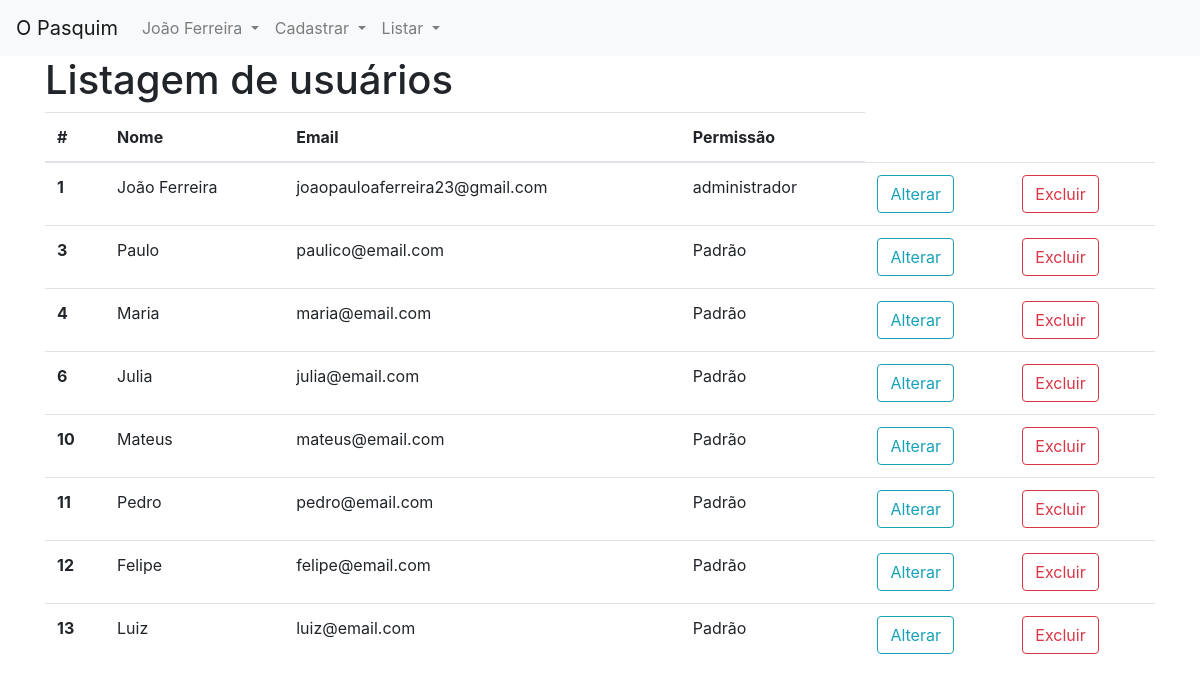
Screenshot of /admin/view/usuario/list.php (signed in) with the database file from the repository.
### tables this page shows
CREATE TABLE `usuarios` (
  `id` int(11) NOT NULL AUTO_INCREMENT,
  `nome` varchar(255) NOT NULL,
  `email` varchar(255) NOT NULL,
  `senha` varchar(255) NOT NULL,
  `nivel_permissao` varchar(255) NOT NULL,
  PRIMARY KEY (`id`)
);

### admin/class/Usuarios.php (the view, shortened to what this page needs)
<?php
	Class Usuarios{
		public static function list($conexao){
			$users = [];
			$query = "select * from usuarios";
			$result = mysqli_query($conexao, $query);
			while($user = mysqli_fetch_assoc($result)):
				array_push($users, $user);
			endwhile;
			foreach ($users as $u):
				echo	"<tr>
					 		<th scope='row'>".$u['id']."</th>
					 		<td>".$u['nome']."</td>
					 		<td>".$u['email']."</td>
					 		<td>".$u['nivel_permissao']."</td>";
				if(isset($_SESSION['UsuarioNivel']) and $_SESSION['UsuarioNivel'] == "administrador") :
					 echo	"<td>
								<form method='post' action='edit.php'>
									<input type='hidden' name='id' value=".$u['id'].">
									<button type='submit' class='btn btn-outline-info'>
										Alterar
									</button>
								</form>
							</td>
					 		<td>
								<form method='post' action='../../model/usuario/delete.php'>
									<input type='hidden' name='id' value=".$u['id'].">
									<button type='submit'class='btn btn-outline-danger'>
										Excluir
									</button>
								</form>
							</td>";
				endif;
			    echo	"</tr>";
			endforeach;
		}
	}
?>

### rows the page displays
usuarios: id "1", nome "João Ferreira", email "joaopauloaferreira23@gmail.com", nivel_permissao "administrador"
usuarios: id "3", nome "Paulo", email "paulico@email.com", nivel_permissao "Padrão"
usuarios: id "4", nome "Maria", email "maria@email.com", nivel_permissao "Padrão"
usuarios: id "6", nome "Julia", email "julia@email.com", nivel_permissao "Padrão"
usuarios: id "10", nome "Mateus", email "mateus@email.com", nivel_permissao "Padrão"
usuarios: id "11", nome "Pedro", email "pedro@email.com", nivel_permissao "Padrão"
usuarios: id "12", nome "Felipe", email "felipe@email.com", nivel_permissao "Padrão"
usuarios: id "13", nome "Luiz", email "luiz@email.com", nivel_permissao "Padrão"

### other values shown
$_SESSION['UsuarioNome'] "João Ferreira"
